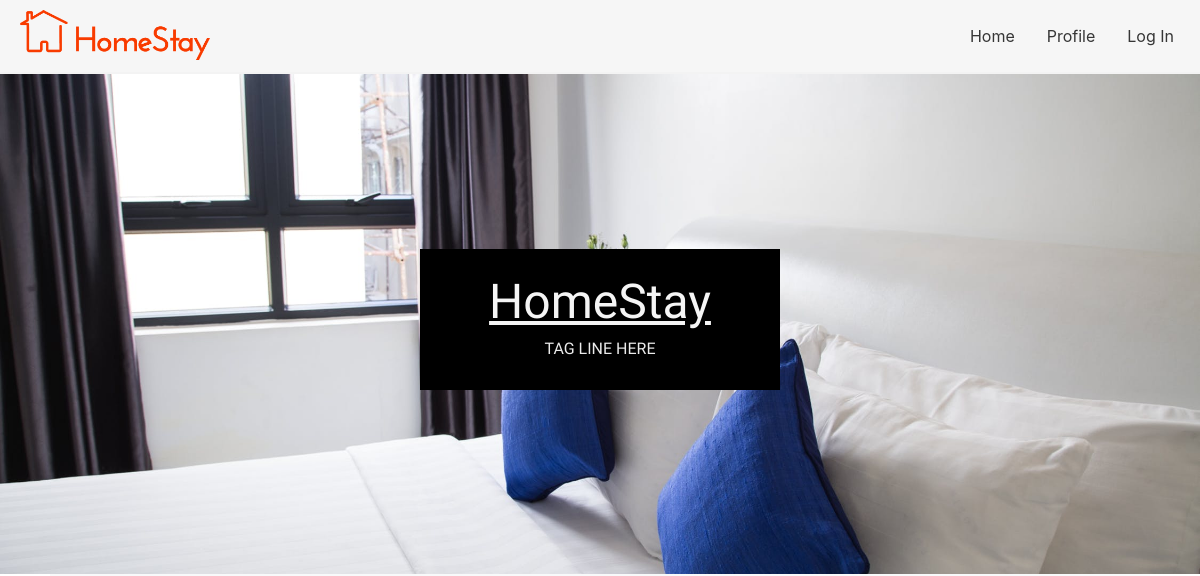
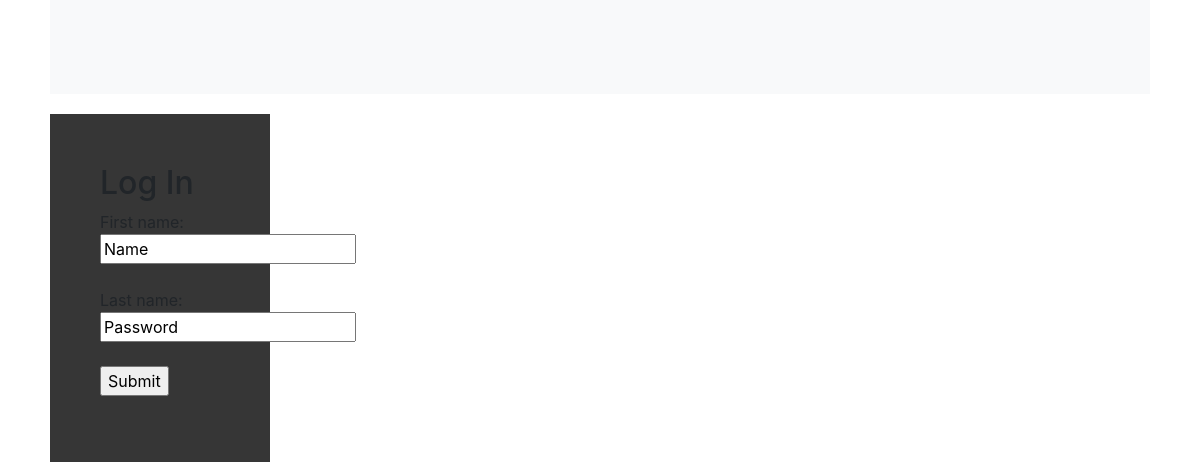
/homestay (upper part), run on an earlier commit of the app's database (2 pictures, top to bottom).
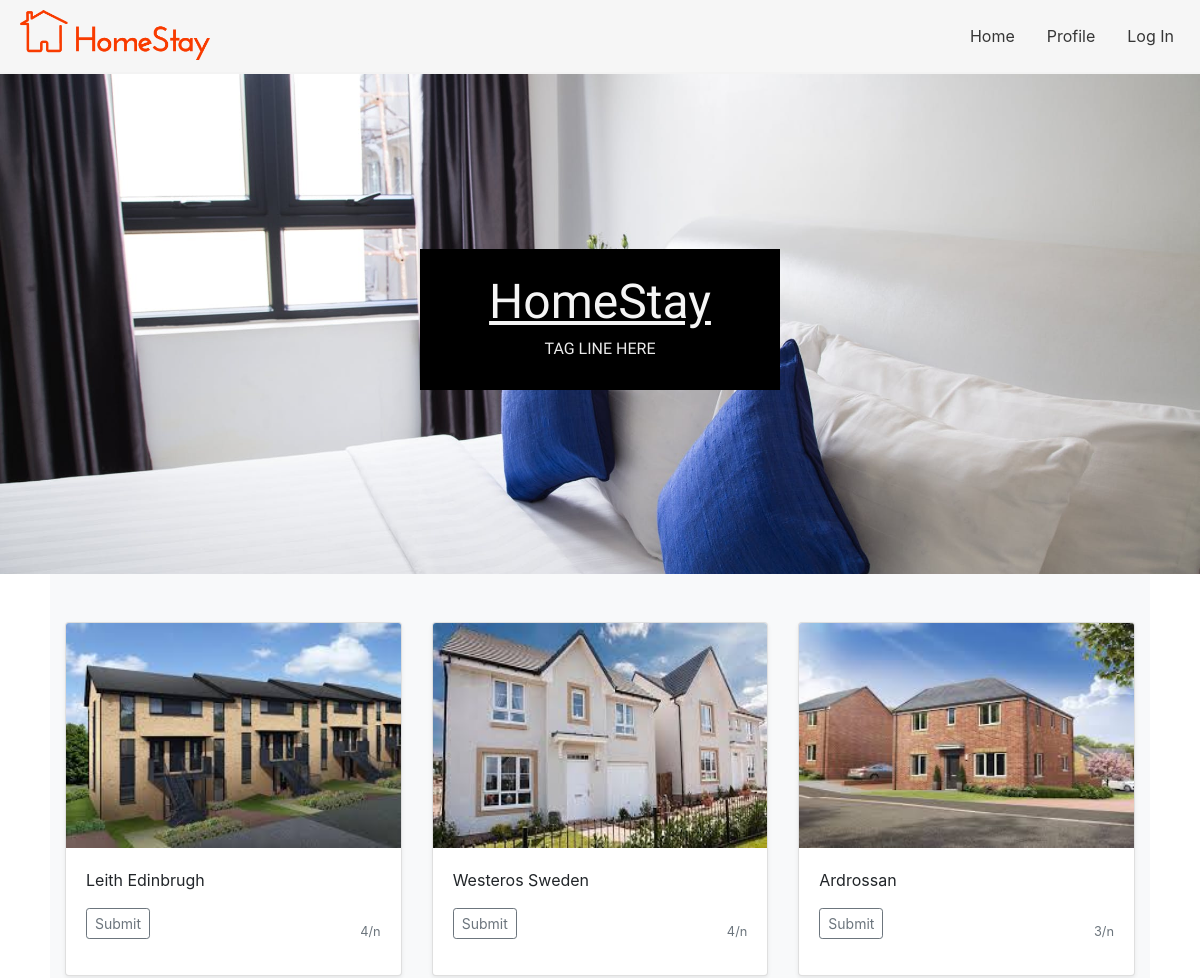
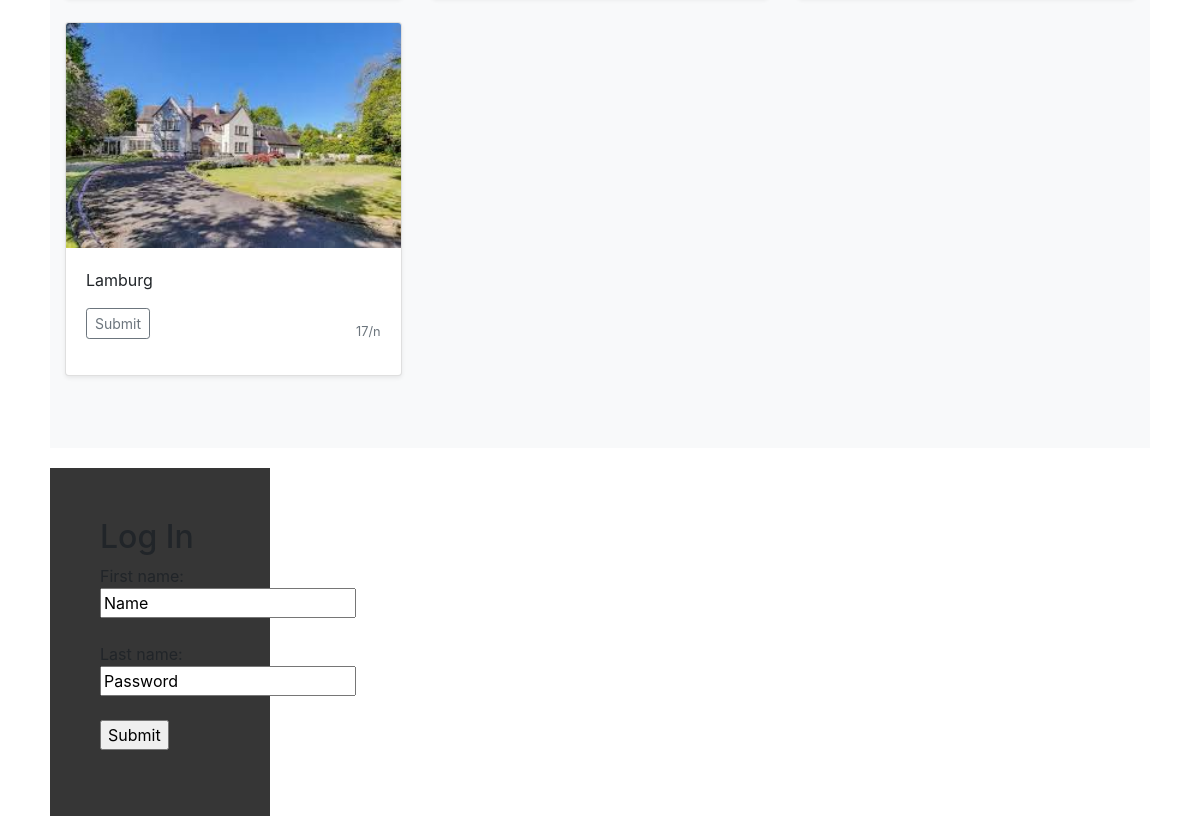
And on a later commit of the database (2 pictures, top to bottom).
### tables this page shows
CREATE TABLE Vacancies (
        vacancyID integer NOT NULL UNIQUE,
        hostID int NOT NULL,
        location varchar(255) NOT NULL,
        description varchar(255),
        rate varchar(255) NOT NULL,
        startDate date NOT NULL,
        endDate date NOT NULL,
        available bit DEFAULT 1,
        curfew varchar(255),
        extraInfo varchar(255),
        images varchar(255),
        PRIMARY KEY (vacancyID),
        FOREIGN KEY (hostID) REFERENCES Host(hostID)
);

### launch.py (the view)
@app.route('/homestay', methods=["POST","GET"])
def  HomePageSlected(name=None):
		try:
			print (session['Type'])
			if session['Type'] == 'Host':
                        	UserType = 'Host'
			elif session['Type'] =='Applicant':
                        	UserType = 'Applicant'
			else:
				UserType = 'Admin'
		except:
			print ("Not A HOST")
			UserType = "Visitor"
		db= get_db()
		data = db.cursor().execute("SELECT * FROM Vacancies WHERE available = 1")
		data = list(data.fetchall())
		urlHelper = "homestay/listing/"
		return render_template("index.html",data=data,urlHelper=urlHelper,ut=UserType)

### launch.py (called while the page is built)
def get_db():
  db = getattr(g, 'db', None)
  if db is None:
    db = sqlite3.connect(db_location)
    g.db = db
  return db

@app.teardown_appcontext
def  close_db_connection(exception):
  db = getattr(g, 'db' , None)
  if db is not None:
    db.close()

### templates/index.html (shortened to what this page needs)
<html>
  <head>
    <link rel="stylesheet" href="https://stackpath.bootstrapcdn.com/bootstrap/4.1.3/css/bootstrap.min.css">
    <link href="../static/css/styles.css" type="text/css" rel="stylesheet">
  </head>
  <body>
    <nav>
        <ul>
          <a href="../../../../../homestay"><img src="../static/images/logo.jpg" style="height: 50px; padding-left: 10px; padding-right:10px;"/></a>
          <li><a href="../../../../../homestay/login">Log In</a></li>
          <li><a href="../../../../../homestay/profile">Profile</a></li>
          <li><a href="../../../../../homestay">Home</a></li>
        </ul>
    </nav>
    <div id= "header">
      <div id="header-text">
        <h1>HomeStay</h1>
        <h3>Tag line here</h3>
    </div>
    </div>
    <main>
      <div id="main-content">
        <div class="album py-5 bg-light">
           <div class="container">
              <div class="row">
              	{% for Vacancies in data %}
                    <div class="col-md-4">
                        <div class="card mb-4 shadow-sm">
                           <img class="card-img-top" data-src="holder.js/100px225?theme=thumb&amp;bg=55595c&amp;fg=eceeef&amp;text=Thumbnail" alt="Thumbnail [100%x225]" style="height: 225px; width: 100%; display: block;" src={{"static/uploads/" +Vacancies[10]}} data-holder-rendered="true">
                           <div class="card-body">
                                <p class="card-text" name="location" value={{Vacancies[2]}} >{{Vacancies[2]}} </p>
                                 <div class="d-flex justify-content-between align-items-center">
                                   <div class="btn-group">
                                        <form action={{urlHelper + Vacancies[0]|string}}>
                                           <input type="submit" class="btn btn-sm btn-outline-secondary" value"View"/>
                                        </form>
                                   </div>
                                   <small class="text-muted">{{Vacancies[4]}}</small>
                                </div>
                           </div>
                        </div>
                    </div>
                {% endfor %}
              </div>
           </div>
        </div>
	<aside>
            <h2>Log In</h2>
            <form action="/.php">
            First name:<br>
            <input type="text" name="firstname" value="Name">
            <br><br>
            Last name:<br>
            <input type="text" name="lastname" value="Password">
            <br><br>
            <input type="submit" value="Submit">
          </form>
        </aside>
      </div>
    </main>
  </body>
</html>

### static/css/styles.css (style rules this page uses)
body { margin: 0px; overflow-y: scroll; }
main { padding-left: 50px; padding-right: 50px; padding-bottom: 200px; position: inherit; }
aside { padding: 50px; margin-top: 20px; margin-bottom: 20px; width: 20%; background-color: rgb(54,54,54); }
#header { width:100%; height: 500px; background-image: url("../images/bedroom_banner.jpg"); background-size: cover; background-position: center; top: 0px; }
#header-text { margin: auto; position: relative; text-align: center; vertical-align: middle; font-family: 'Josefin Sans', sans-serif; padding-left:5%; padding-right: 5%; padding-top: 2%; padding-bottom: 2%; top:175px; background-color: rgb(0,0,0); width: 30%; }
#header-text h1 { color: rgb(245,245,245); text-decoration: underline; font-size: 4vw; }
#header-text h3 { text-transform: uppercase; font-size: 16px; color: rgb(235, 235,235); }
nav { position: sticky; top: 0; vertical-align: middle; background-color: rgb(246,246,246,0.9); padding: 10px; border-bottom: #f3f3f3 solid 2px; z-index: 99; }
nav ul { list-style-type: none; margin: 0; padding: 0; overflow: hidden; }
nav li { float:right; }
nav li a { display: block; color: rgb(54,54,54); text-align: center; padding: 14px 16px; text-decoration: none; transition: 1.5s; }

What changed in the data, as far as the page shows it:
added Vacancies: images (picture), location "Leith Edinbrugh", rate "4/n"
added Vacancies: images (picture), location "Westeros Sweden", rate "4/n"
added Vacancies: images (picture), location "Ardrossan", rate "3/n"
added Vacancies: images (picture), location "Lamburg", rate "17/n"
